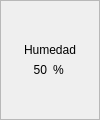
                              <widget class="QFrame" name="ind_humedad">
                               <property name="minimumSize">
                                <size>
                                 <width>100</width>
                                 <height>120</height>
                                </size>
                               </property>
                               <property name="maximumSize">
                                <size>
                                 <width>100</width>
                                 <height>120</height>
                                </size>
                               </property>
                               <property name="styleSheet">
                                <string notr="true">background-color: qlineargradient(spread:pad, x1:0, y1:0, x2:0, y2:1, stop:0 rgba(17, 17, 17, 255), stop:{stop1} rgba(17, 17, 17, 255), stop:{stop2} rgba(0, 30, 255, 180), stop:1 rgba(0, 30, 180, 255));
</string>
                               </property>
                               <property name="frameShape">
                                <enum>QFrame::StyledPanel</enum>
                               </property>
                               <property name="frameShadow">
                                <enum>QFrame::Raised</enum>
                               </property>
                               <layout class="QVBoxLayout" name="verticalLayout_9">
                                <item>
                                 <spacer name="verticalSpacer_6">
                                  <property name="orientation">
                                   <enum>Qt::Vertical</enum>
                                  </property>
                                  <property name="sizeHint" stdset="0">
                                   <size>
                                    <width>20</width>
                                    <height>18</height>
                                   </size>
                                  </property>
                                 </spacer>
                                </item>
                                <item>
                                 <layout class="QVBoxLayout" name="verticalLayout_10">
                                  <item>
                                   <widget class="QLabel" name="label_7">
                                    <property name="styleSheet">
                                     <string notr="true">background-color: transparent;</string>
                                    </property>
                                    <property name="text">
                                     <string>Humedad</string>
                                    </property>
                                    <property name="alignment">
                                     <set>Qt::AlignCenter</set>
                                    </property>
                                   </widget>
                                  </item>
                                  <item>
                                   <layout class="QHBoxLayout" name="horizontalLayout_10">
                                    <item>
                                     <widget class="QLabel" name="val_humedad">
                                      <property name="styleSheet">
                                       <string notr="true">background-color: transparent;</string>
                                      </property>
                                      <property name="text">
                                       <string>50</string>
                                      </property>
                                      <property name="alignment">
                                       <set>Qt::AlignRight|Qt::AlignTrailing|Qt::AlignVCenter</set>
                                      </property>
                                     </widget>
                                    </item>
                                    <item>
                                     <widget class="QLabel" name="label_9">
                                      <property name="styleSheet">
                                       <string notr="true">background-color: transparent;</string>
                                      </property>
                                      <property name="text">
                                       <string>%</string>
                                      </property>
                                      <property name="alignment">
                                       <set>Qt::AlignLeading|Qt::AlignLeft|Qt::AlignVCenter</set>
                                      </property>
                                     </widget>
                                    </item>
                                   </layout>
                                  </item>
                                 </layout>
                                </item>
                                <item>
                                 <spacer name="verticalSpacer_7">
                                  <property name="orientation">
                                   <enum>Qt::Vertical</enum>
                                  </property>
                                  <property name="sizeHint" stdset="0">
                                   <size>
                                    <width>20</width>
                                    <height>17</height>
                                   </size>
                                  </property>
                                 </spacer>
                                </item>
                               </layout>
                              </widget>
